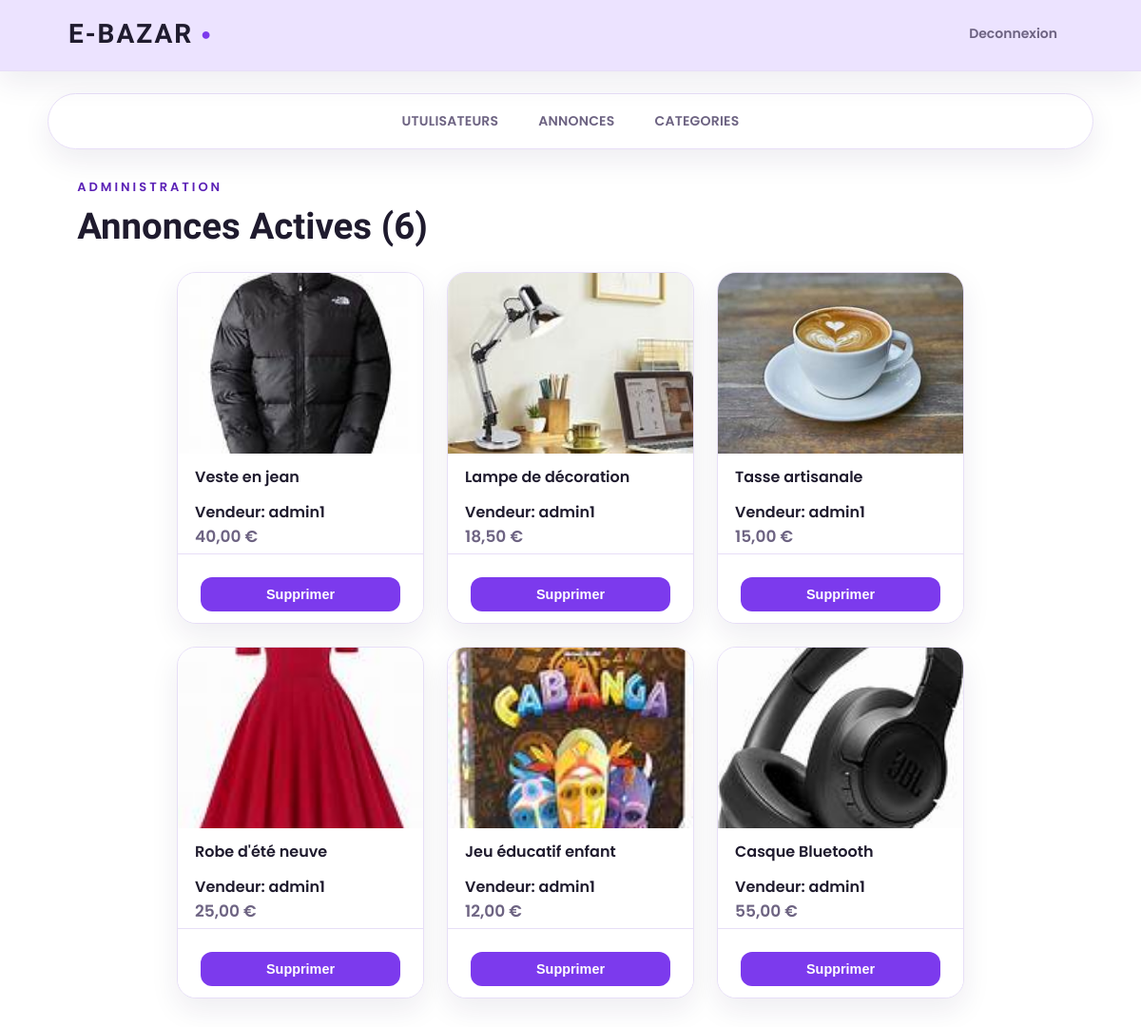
Page /admin_annonces.php (signed in) on the committed database.
### tables this page shows
CREATE TABLE annonces (
    id INT AUTO_INCREMENT PRIMARY KEY,
    vendeur_id INT NOT NULL,
    categorie_id INT NOT NULL,
    titre VARCHAR(30) NOT NULL,
    description TEXT NOT NULL,
    prix DECIMAL(10,2) NOT NULL CHECK (prix >= 0),
    livraison_postale TINYINT(1) NOT NULL DEFAULT 0,
    livraison_main TINYINT(1) NOT NULL DEFAULT 0,
    statut ENUM('EN_VENTE', 'VENDU','RESERVER', 'LIVRE', 'SUPPRIME') 
        NOT NULL DEFAULT 'EN_VENTE',
    date_creation DATETIME NOT NULL DEFAULT CURRENT_TIMESTAMP,

    FOREIGN KEY (vendeur_id) REFERENCES utilisateurs(id) ON DELETE CASCADE,
    FOREIGN KEY (categorie_id) REFERENCES categories(id) ON DELETE CASCADE
);

CREATE TABLE utilisateurs (
    id INT AUTO_INCREMENT PRIMARY KEY,
    pseudo VARCHAR(255) NOT NULL UNIQUE,
    email VARCHAR(255) NOT NULL UNIQUE,
    mot_de_passe VARCHAR(255) NOT NULL,
    role ENUM('UTILISATEUR', 'ADMIN') NOT NULL DEFAULT 'UTILISATEUR',
    date_creation DATETIME NOT NULL DEFAULT CURRENT_TIMESTAMP
);

### config/config.php (called while the page is built, shortened)
<?php
function ebazar_photo_src($chemin, $fallback = 'image/haut.jpg') {
    $path = trim((string) ($chemin ?? ''));
    $path = str_replace('\\', '/', $path);
    $path = preg_replace('#^(\.\./)+#', '', $path);
    $path = ltrim($path, '/');
    if (strpos($path, 'uploads/') === 0 || strpos($path, 'image/') === 0) {
        return $path;
    }
    return $path;
}

### public/admin_annonces.php (the view, shortened to what this page needs)
<?php
include '../config/config.php';
$erreur = '';
try {
    $statut_cible = 'EN_VENTE';
    $stmt_annonces = $pdo->prepare("
        SELECT
            a.id, a.titre, a.prix, a.date_creation, a.statut,
            (SELECT chemin FROM photos WHERE annonce_id = a.id ORDER BY position ASC LIMIT 1) AS photo_principale,
            u.pseudo AS vendeur_pseudo
        FROM annonces a
        JOIN utilisateurs u ON a.vendeur_id = u.id
        WHERE a.statut = ?
        ORDER BY a.date_creation DESC
    ");
    $stmt_annonces->execute([$statut_cible]);
    $annonces = $stmt_annonces->fetchAll(PDO::FETCH_ASSOC);
} catch (Exception $e) {
    $annonces = [];
    $erreur .= ($erreur ? " " : "") . "Erreur de chargement des annonces : " . $e->getMessage();
}
?>
<!DOCTYPE html>
<html lang="fr">
<head>
    <link rel="stylesheet" href="css/accuill.css?v=99">
    <link rel="stylesheet" href="css/header.css">
    <link rel="stylesheet" href="css/admin_annonces.css">
</head>
<body>
<header class="navbar">
    <div class="logo">
        <span>E-Bazar</span><span class="dot">●</span>
    </div>
    <div>
        <a href="deconnexion.php">Deconnexion</a>
    </div>
</header>
<nav>
    <a href="admin_utilisateurs.php" ><p>UTULISATEURS</p></a>
    <a href="admin_annonces.php"><p>ANNONCES</p></a>
    <a href="admin_categories.php"> <p>CATEGORIES</p></a>
</nav>
<main class="admin-container">
    <div class="texte">
        <p>Administration</p>
        <h2>Annonces Actives (<?= count($annonces) ?>)</h2>
    </div>
    <div class="produits">
        <?php if (!empty($annonces)): ?>
            <?php foreach ($annonces as $annonce): ?>
                <div class="produit">
                    <?php $photo_src = ebazar_photo_src($annonce['photo_principale']); ?>
                    <div class="image-container" >
                        <img src="<?= htmlspecialchars($photo_src) ?>" alt="<?= htmlspecialchars($annonce['titre']) ?>">
                    </div>
                    <p onclick="window.location.href='annonce.php?id=<?= $annonce['id'] ?>'"><?= htmlspecialchars($annonce['titre']) ?></p>
                    <p>Vendeur: <?= htmlspecialchars($annonce['vendeur_pseudo']) ?></p>
                    <h2><?= number_format($annonce['prix'], 2, ',', ' ') ?> €</h2>
                    <div class="admin-action-bar">
                         <form method="POST" action="admin_annonces.php" onsubmit="return confirm('Êtes-vous sûr de vouloir supprimer (statut SUPPRIME) cette annonce ID: <?= $annonce['id'] ?> ?');">
                            <button type="submit" name="supprimer_annonce" class="delete-btn">Supprimer</button>
                        </form>
                    </div>
                </div>
            <?php endforeach; ?>
        <?php else: ?>
            <p class="no-results">Aucune annonce trouvée dans le statut "<?= htmlspecialchars($statut_cible) ?>".</p>
        <?php endif; ?>
    </div>
</main>
</body>
</html>

### public/css/accuill.css (style rules this page uses)
:root { --bg: #ffffff; --surface: #ffffff; --surface-muted: #f6f2ff; --ink: #1f1b2e; --muted: #6d6382; --accent: #7c3aed; --accent-strong: #5b21b6; --accent-cool: #a855f7; --accent-soft: #ede9fe; --border: #e7def7; --shadow: 0 12px 30px rgba(38, 24, 76, 0.08); --shadow-strong: 0 18px 40px rgba(38, 24, 76, 0.14); --radius: 20px; --radius-lg: 28px; --radius-sm: 12px; }
* { margin: 0; padding: 0; box-sizing: border-box; }
body { font-family: "Poppins", sans-serif; color: var(--ink); background: var(--bg); min-height: 100vh; }
a { color: inherit; }
main { padding-bottom: 60px; animation: pageIn 0.6s ease both; }
nav { width: min(1100px, 92%); margin: 22px auto 10px; padding: 10px; background: rgba(255, 255, 255, 0.8); border: 1px solid var(--border); border-radius: 999px; display: flex; flex-wrap: wrap; justify-content: center; gap: 10px; box-shadow: var(--shadow); }
nav a { text-decoration: none; color: var(--muted); font-size: 14px; font-weight: 600; letter-spacing: 0.2px; padding: 8px 16px; border-radius: 999px; transition: all 0.2s ease; }
.texte { width: min(1100px, 92%); margin: 30px auto 10px; }
.texte p { color: var(--accent-strong); font-size: 13px; letter-spacing: 3px; text-transform: uppercase; font-weight: 600; }
.texte h2 { font-family: "Italiana", serif; font-size: clamp(28px, 3.2vw, 42px); font-weight: 600; margin-top: 8px; }
.produits { width: min(1100px, 92%); margin: 26px auto 0; display: grid; grid-template-columns: repeat(auto-fit, minmax(220px, 260px)); justify-content: center; gap: 24px; }
.produit { background: var(--surface); border: 1px solid var(--border); border-radius: var(--radius); overflow: hidden; box-shadow: var(--shadow); transition: transform 0.25s ease, box-shadow 0.25s ease; cursor: pointer; animation: cardIn 0.6s ease both; }
.produit:nth-child(2) { animation-delay: 0.05s; }
.produit:nth-child(3) { animation-delay: 0.1s; }
.produit:nth-child(4) { animation-delay: 0.15s; }
.produit:nth-child(5) { animation-delay: 0.2s; }
.produit:nth-child(6) { animation-delay: 0.25s; }
.image-container { width: 100%; height: 190px; overflow: hidden; background: var(--accent-soft); }
.image-container img { width: 100%; height: 100%; object-fit: cover; transition: transform 0.35s ease; }
.produit p { font-size: 16px; color: var(--ink); font-weight: 600; padding: 12px 18px 0; }
.produit h2 { font-size: 17px; color: var(--muted); padding: 0 18px 18px; font-weight: 600; }
.delete-btn { background: var(--accent-cool); color: #fff; border: none; padding: 10px 12px; border-radius: 10px; cursor: pointer; width: 100%; margin-top: 12px; font-weight: 600; transition: transform 0.2s ease, box-shadow 0.2s ease; }

### public/css/header.css (style rules this page uses)
:root { --bg: #ffffff; --surface: #ffffff; --surface-muted: #f6f2ff; --ink: #1f1b2e; --muted: #6d6382; --accent: #7c3aed; --accent-strong: #5b21b6; --accent-cool: #a855f7; --accent-soft: #ede9fe; --border: #e7def7; --shadow: 0 12px 30px rgba(38, 24, 76, 0.08); --shadow-strong: 0 18px 40px rgba(38, 24, 76, 0.14); --radius: 20px; --radius-lg: 28px; --radius-sm: 12px; }
.navbar { display: flex; justify-content: space-between; align-items: center; padding: 18px 6vw; background: #ece3ff; border-bottom: 1px solid var(--border); position: sticky; top: 0; z-index: 20; color: var(--ink); }
.logo { font-family: "Italiana", serif; font-size: 28px; font-weight: 600; letter-spacing: 2px; text-transform: uppercase; display: flex; align-items: center; gap: 8px; }
.logo .dot { color: var(--accent); font-size: 18px; }
header a, .navbar a { text-decoration: none; color: var(--muted); font-size: 14px; padding: 10px 16px; display: inline-block; border-radius: 999px; font-weight: 600; transition: all 0.2s ease; }
.navbar > div:last-child { display: flex; align-items: center; gap: 10px; flex-wrap: wrap; }

### public/css/admin_annonces.css (style rules this page uses)
.admin-container { width: min(1200px, 94%); margin: 20px auto 60px; }
.produit { position: relative; padding-bottom: 60px; }
.admin-action-bar { position: absolute; bottom: 0; left: 0; right: 0; padding: 12px; background-color: rgba(255, 255, 255, 0.96); border-top: 1px solid var(--border); text-align: center; }
.delete-btn { background-color: var(--accent); color: white; border: none; padding: 10px 14px; border-radius: 12px; cursor: pointer; font-size: 0.9em; width: 90%; transition: transform 0.2s ease, box-shadow 0.2s ease; }

### rows in the picture
annonces: shows a picture, titre "Veste en jean", vendeur.pseudo "admin1", prix "40,00"
annonces: shows a picture, titre "Lampe de décoration", vendeur.pseudo "admin1", prix "18,50"
annonces: shows a picture, titre "Tasse artisanale", vendeur.pseudo "admin1", prix "15,00"
annonces: shows a picture, titre "Robe d'été neuve", vendeur.pseudo "admin1", prix "25,00"
annonces: shows a picture, titre "Jeu éducatif enfant", vendeur.pseudo "admin1", prix "12,00"
annonces: shows a picture, titre "Casque Bluetooth", vendeur.pseudo "admin1", prix "55,00"

### other values in the picture
count($annonces) "6"
